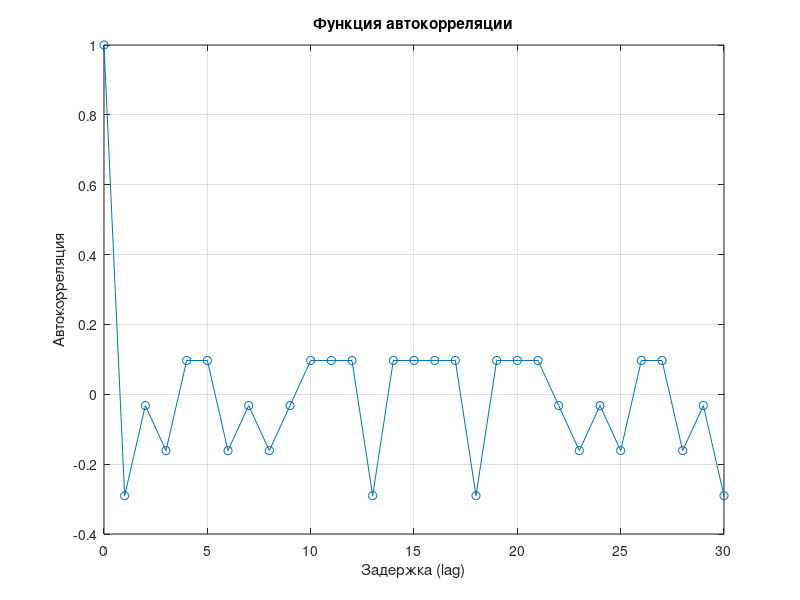

MATLAB code to generate this figure:
% Генерация последовательности Голда
function gold_sequence_analysis
    % Исходные значения для регистров x и y
    x = [0 0 0 0 1]; % x = 5 в двоичном формате
    y = [1 1 0 1 0]; % y = x + 7 в двоичном формате
    sequenceLength = 31; % Длина последовательности Голда

    % Генерация исходной последовательности Голда
    goldSequence = generateGoldSequence(x, y, sequenceLength);

    % Отображение исходной последовательности
    fprintf('Исходная последовательность:\n');
    fprintf('%d ', goldSequence);
    fprintf('\n\n');


    % Вычисление и вывод автокорреляции
    disp('Таблица автокорреляции:');

    autocorrelationValues = calculateAutocorrelation(goldSequence);




    % Построение графика автокорреляции
    figure;
    plot(0:sequenceLength - 1, autocorrelationValues, '-o');
    title('Функция автокорреляции');
    xlabel('Задержка (lag)');
    ylabel('Автокорреляция');
    grid on;

    % Генерация новой последовательности Голда
    newGoldSequence = generateNewGoldSequence(sequenceLength);
    fprintf('\nНовая последовательность Голда:\n');
    fprintf('%d ', newGoldSequence);
    fprintf('\n\n');

    % Вычисление и вывод взаимной корреляции
    disp('Значение взаимной корреляции:');
    calculateAndPrintCrossCorrelation(goldSequence, newGoldSequence);


end


% Функция генерации последовательности Голда
function sequence = generateGoldSequence(x, y, length)
    sequence = zeros(1, length);
    for i = 1:length
        bitX = mod(x(5) + x(3), 2);
        bitY = mod(y(5) + y(4) + y(3) + y(1), 2);
        sequence(i) = mod(x(5) + y(5), 2);
        x = shiftRegister(x, bitX);
        y = shiftRegister(y, bitY);
    end
end

% Функция сдвига регистра
function register = shiftRegister(register, newBit)
    register = [register(2:end), newBit];
end
% Функция вычисления автокорреляции
function autocorrelationValues = calculateAutocorrelation(sequence)
    sequenceLength = length(sequence);
    autocorrelationValues = zeros(1, sequenceLength);

    for shift = 0:sequenceLength - 1
        shiftedSequence = circshift(sequence, [0, shift]);
        autocorrValue = sum(sequence == shiftedSequence) / sequenceLength * 2 - 1;
        autocorrelationValues(shift + 1) = autocorrValue;

        % Вывод строки автокорреляции
        fprintf('%2d ', shift);
        fprintf('%d ', shiftedSequence);
        fprintf('%.2f\n', autocorrValue);
    end
end

% Функция для генерации новой последовательности Голда с x+1 и y-5
function newSequence = generateNewGoldSequence(length)
    x = [0 0 0 1 1]; % x = x + 1
    y = [1 0 0 0 1]; % y = y - 5
    newSequence = generateGoldSequence(x, y, length);
end

% Функция для вычисления и вывода взаимной корреляции
function calculateAndPrintCrossCorrelation(seq1, seq2)
    length = numel(seq1);
    crossCorrelation = sum(2 * (seq1 == seq2) - 1) / length;
    fprintf('Взаимная корреляция: %.2f\n', crossCorrelation);
end
